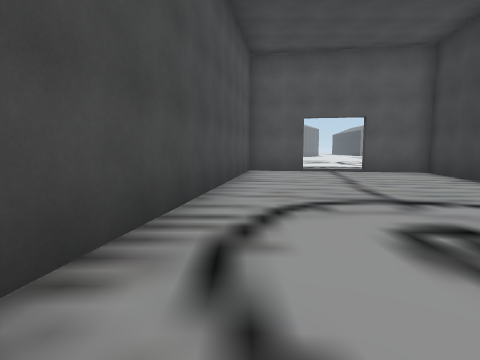
[1] (above)

23 first-person views from a walk through a scene from a Unity 3-D project. The camera is 1.4 m above the floor, tilts 6° down and sees 80° across. The floor is counted in squares, 2 m on a side. Each view is taken from the middle of a square. On the plan, view 1 faces up. The plan holds only what a view shows up to about 10 squares ahead; the rest is blank. The place goes on beyond the plan.

[2]
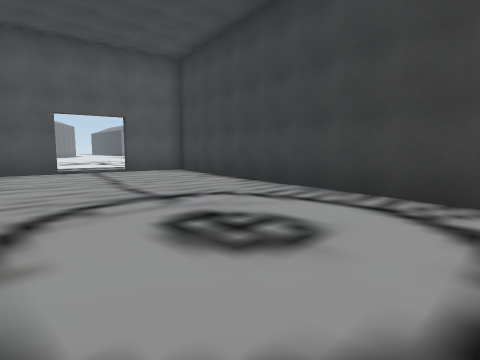

[3]
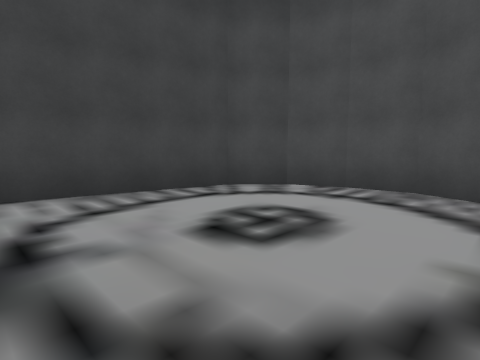

[4]
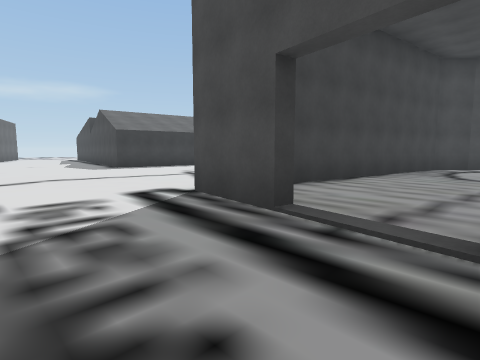

[5]
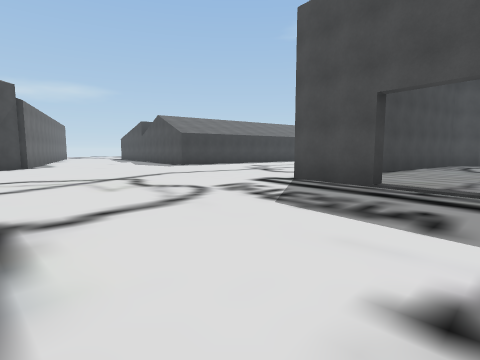

[6]
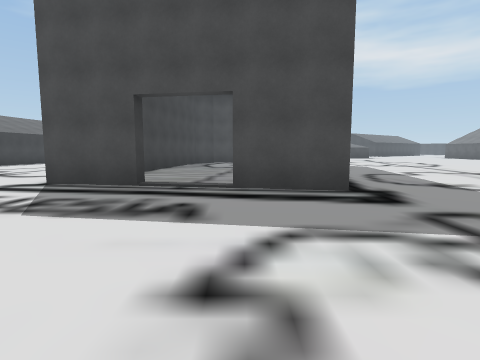

[7]
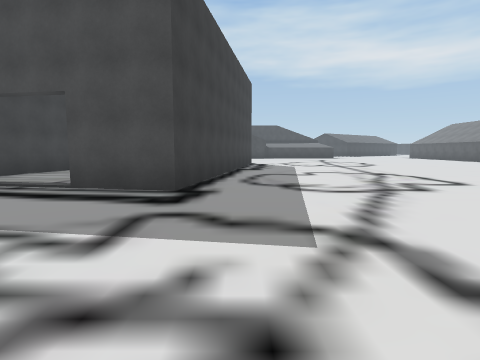

[8]
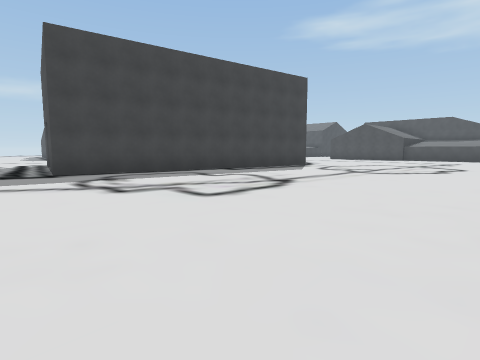

[9]
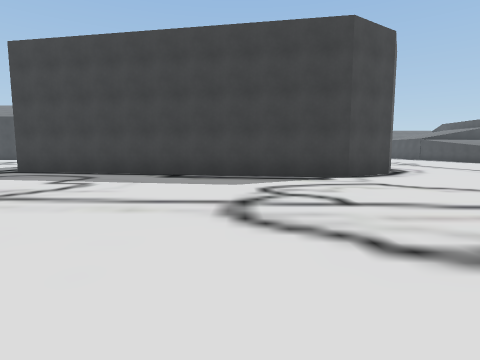

[10]
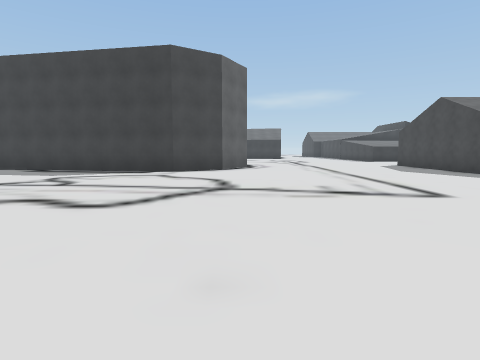

[11]
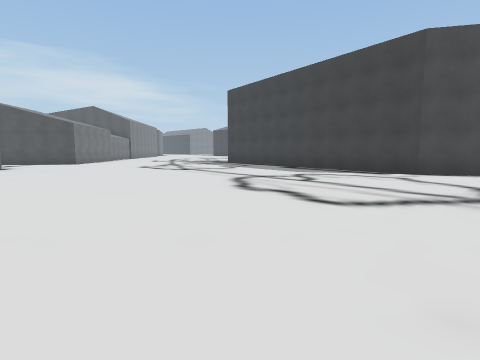

[12]
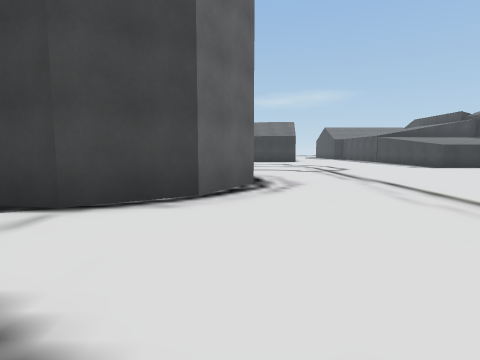

[13]
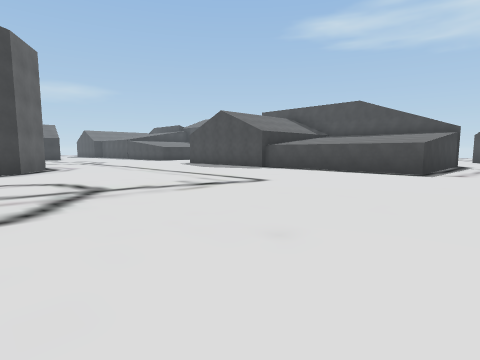

[14]
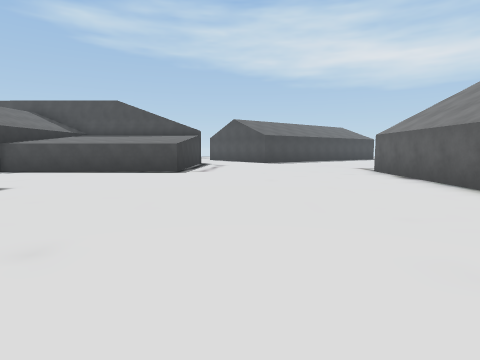

[15]
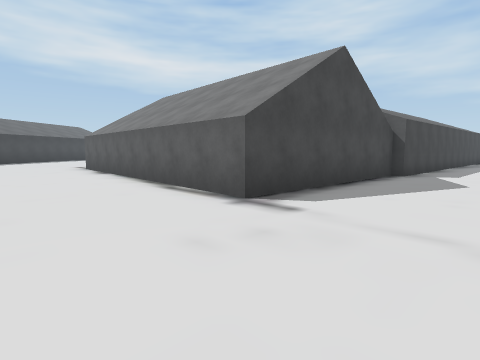

[16]
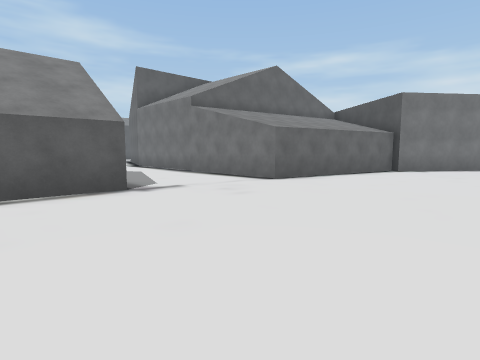

[17]
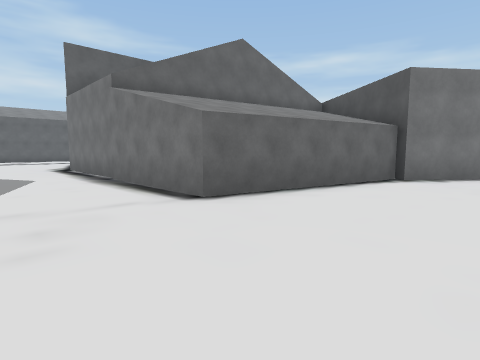

[18]
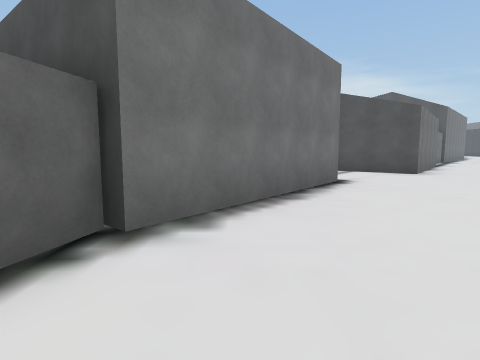

[19]
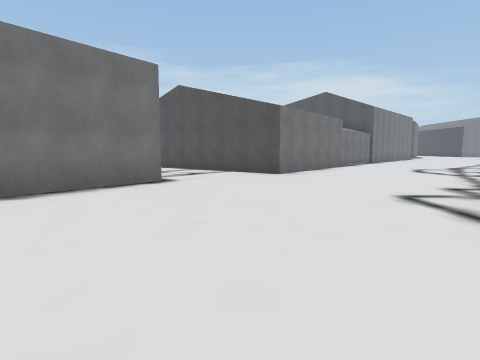

[20]
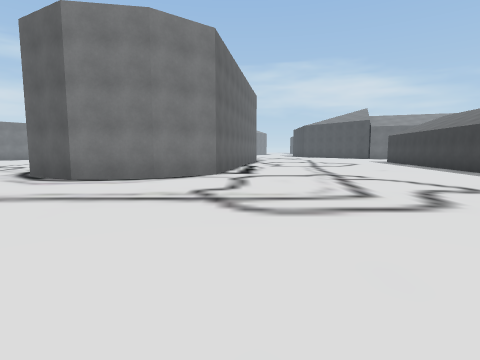

[21]
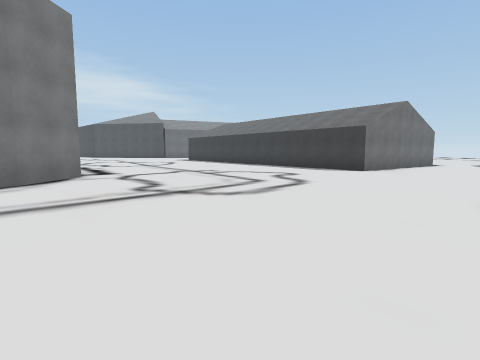

[22]
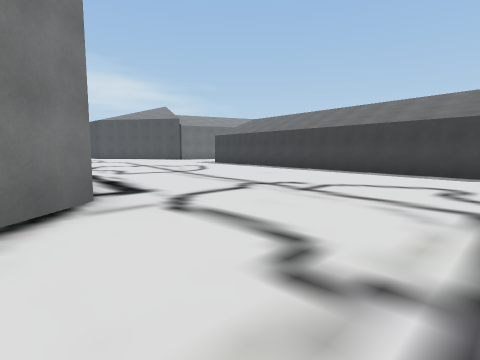

[23]
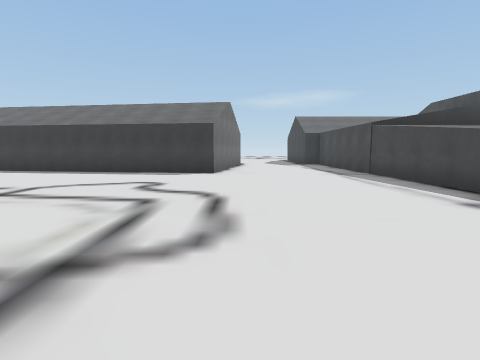

### Floor plan
Key: @ floor where view 1 was taken; # wall or solid block; . floor; H house.
Columns run from 24 left of view 1 to 14 right of it. Each row starts with its distance up from view 1.
 15               .H###...... ......
 14               ...#.....................
 13               .........................
 12               ........................
 11              ##........................
 10              H..........###............
  9            ##...........#...###.......
  8           ##............#.....#......
  7           #............##....##.....
  6           #............#.....#  ...
  5           #............#.....#.....
  4          ##............#.....#...
  3   ########.............#.....#....
  2  ......................#.....#..... .#
  1 .......................#....##.......#
  0 #......................#@...#........#
 -1 ##########.............###.##........#
 -2          #...............###........##
 -3         ##..........................#
 -4         #...........................#
 -5         #...........................##
 -6         #.............................
 -7         #............... ..............
 -8         #...............  .............
 -9         #............H..  ............
-10          ......HHHHHH       ..  HH##H#
-11               .HH                 H
-12               .H

Positions as (right, up) in squares from view 1, and headings:
1: (0, 0), facing up
2: (0, 0), facing up-right
3: (0, 4), facing down-right
4: (2, 12), facing down-right
5: (2, 15), facing down-right
6: (2, 15), facing down
7: (-1, 15), facing down
8: (-9, 12), facing down-right
9: (-9, 3), facing right
10: (-11, -2), facing right
11: (-11, -2), facing up-right
12: (-5, -2), facing right
13: (-11, 0), facing down-right
14: (-11, 0), facing down
15: (-12, 2), facing down-left
16: (-10, -3), facing up-left
17: (-11, 0), facing up-left
18: (-12, 5), facing up
19: (-8, 5), facing up
20: (5, -9), facing up
21: (2, -9), facing up-right
22: (3, -5), facing up-right
23: (3, -6), facing right
